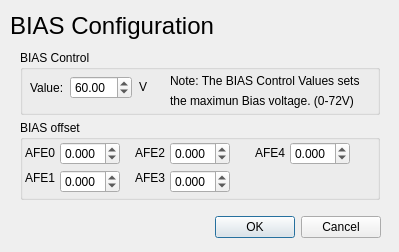
<?xml version="1.0" encoding="UTF-8"?>
<ui version="4.0">
 <class>DialogBiasConfiguration</class>
 <widget class="QDialog" name="DialogBiasConfiguration">
  <property name="geometry">
   <rect>
    <x>0</x>
    <y>0</y>
    <width>399</width>
    <height>252</height>
   </rect>
  </property>
  <property name="windowTitle">
   <string>Dialog</string>
  </property>
  <widget class="QDialogButtonBox" name="buttonBox">
   <property name="geometry">
    <rect>
     <x>210</x>
     <y>210</y>
     <width>171</width>
     <height>35</height>
    </rect>
   </property>
   <property name="orientation">
    <enum>Qt::Horizontal</enum>
   </property>
   <property name="standardButtons">
    <set>QDialogButtonBox::Cancel|QDialogButtonBox::Ok</set>
   </property>
  </widget>
  <widget class="QLabel" name="label">
   <property name="geometry">
    <rect>
     <x>10</x>
     <y>10</y>
     <width>281</width>
     <height>31</height>
    </rect>
   </property>
   <property name="font">
    <font>
     <pointsize>18</pointsize>
    </font>
   </property>
   <property name="text">
    <string>BIAS Configuration</string>
   </property>
  </widget>
  <widget class="QGroupBox" name="groupBox">
   <property name="geometry">
    <rect>
     <x>20</x>
     <y>50</y>
     <width>360</width>
     <height>65</height>
    </rect>
   </property>
   <property name="title">
    <string>BIAS Control</string>
   </property>
   <widget class="QDoubleSpinBox" name="spinBoxBiasControl">
    <property name="geometry">
     <rect>
      <x>50</x>
      <y>26</y>
      <width>62</width>
      <height>23</height>
     </rect>
    </property>
    <property name="maximum">
     <double>72.000000000000000</double>
    </property>
    <property name="value">
     <double>60.000000000000000</double>
    </property>
   </widget>
   <widget class="QLabel" name="label_2">
    <property name="geometry">
     <rect>
      <x>10</x>
      <y>30</y>
      <width>41</width>
      <height>16</height>
     </rect>
    </property>
    <property name="text">
     <string>Value:</string>
    </property>
   </widget>
   <widget class="QLabel" name="label_3">
    <property name="geometry">
     <rect>
      <x>150</x>
      <y>20</y>
      <width>211</width>
      <height>21</height>
     </rect>
    </property>
    <property name="text">
     <string>Note: The BIAS Control Values sets</string>
    </property>
   </widget>
   <widget class="QLabel" name="label_4">
    <property name="geometry">
     <rect>
      <x>150</x>
      <y>40</y>
      <width>211</width>
      <height>21</height>
     </rect>
    </property>
    <property name="text">
     <string>the maximun Bias voltage. (0-72V)</string>
    </property>
   </widget>
   <widget class="QLabel" name="label_5">
    <property name="geometry">
     <rect>
      <x>119</x>
      <y>26</y>
      <width>16</width>
      <height>21</height>
     </rect>
    </property>
    <property name="text">
     <string>V</string>
    </property>
   </widget>
  </widget>
  <widget class="QGroupBox" name="groupBox_2">
   <property name="geometry">
    <rect>
     <x>20</x>
     <y>120</y>
     <width>360</width>
     <height>80</height>
    </rect>
   </property>
   <property name="title">
    <string>BIAS offset</string>
   </property>
   <widget class="QDoubleSpinBox" name="spinBox_AFE0_BiasOffset">
    <property name="geometry">
     <rect>
      <x>40</x>
      <y>22</y>
      <width>60</width>
      <height>23</height>
     </rect>
    </property>
    <property name="decimals">
     <number>3</number>
    </property>
    <property name="minimum">
     <double>-5.000000000000000</double>
    </property>
    <property name="maximum">
     <double>5.000000000000000</double>
    </property>
    <property name="singleStep">
     <double>0.100000000000000</double>
    </property>
   </widget>
   <widget class="QDoubleSpinBox" name="spinBox_AFE1_BiasOffset">
    <property name="geometry">
     <rect>
      <x>40</x>
      <y>50</y>
      <width>60</width>
      <height>23</height>
     </rect>
    </property>
    <property name="decimals">
     <number>3</number>
    </property>
    <property name="minimum">
     <double>-5.000000000000000</double>
    </property>
    <property name="maximum">
     <double>5.000000000000000</double>
    </property>
    <property name="singleStep">
     <double>0.100000000000000</double>
    </property>
   </widget>
   <widget class="QDoubleSpinBox" name="spinBox_AFE2_BiasOffset">
    <property name="geometry">
     <rect>
      <x>150</x>
      <y>22</y>
      <width>60</width>
      <height>23</height>
     </rect>
    </property>
    <property name="decimals">
     <number>3</number>
    </property>
    <property name="minimum">
     <double>-5.000000000000000</double>
    </property>
    <property name="maximum">
     <double>5.000000000000000</double>
    </property>
    <property name="singleStep">
     <double>0.100000000000000</double>
    </property>
   </widget>
   <widget class="QDoubleSpinBox" name="spinBox_AFE3_BiasOffset">
    <property name="geometry">
     <rect>
      <x>150</x>
      <y>50</y>
      <width>60</width>
      <height>23</height>
     </rect>
    </property>
    <property name="decimals">
     <number>3</number>
    </property>
    <property name="minimum">
     <double>-5.000000000000000</double>
    </property>
    <property name="maximum">
     <double>5.000000000000000</double>
    </property>
    <property name="singleStep">
     <double>0.100000000000000</double>
    </property>
   </widget>
   <widget class="QDoubleSpinBox" name="spinBox_AFE4_BiasOffset">
    <property name="geometry">
     <rect>
      <x>270</x>
      <y>22</y>
      <width>60</width>
      <height>23</height>
     </rect>
    </property>
    <property name="decimals">
     <number>3</number>
    </property>
    <property name="minimum">
     <double>-5.000000000000000</double>
    </property>
    <property name="maximum">
     <double>5.000000000000000</double>
    </property>
    <property name="singleStep">
     <double>0.100000000000000</double>
    </property>
   </widget>
   <widget class="QLabel" name="label_6">
    <property name="geometry">
     <rect>
      <x>5</x>
      <y>25</y>
      <width>31</width>
      <height>16</height>
     </rect>
    </property>
    <property name="text">
     <string>AFE0</string>
    </property>
   </widget>
   <widget class="QLabel" name="label_7">
    <property name="geometry">
     <rect>
      <x>5</x>
      <y>50</y>
      <width>31</width>
      <height>16</height>
     </rect>
    </property>
    <property name="text">
     <string>AFE1</string>
    </property>
   </widget>
   <widget class="QLabel" name="label_8">
    <property name="geometry">
     <rect>
      <x>115</x>
      <y>25</y>
      <width>31</width>
      <height>16</height>
     </rect>
    </property>
    <property name="text">
     <string>AFE2</string>
    </property>
   </widget>
   <widget class="QLabel" name="label_9">
    <property name="geometry">
     <rect>
      <x>115</x>
      <y>50</y>
      <width>31</width>
      <height>16</height>
     </rect>
    </property>
    <property name="text">
     <string>AFE3</string>
    </property>
   </widget>
   <widget class="QLabel" name="label_10">
    <property name="geometry">
     <rect>
      <x>235</x>
      <y>25</y>
      <width>31</width>
      <height>16</height>
     </rect>
    </property>
    <property name="text">
     <string>AFE4</string>
    </property>
   </widget>
  </widget>
 </widget>
 <resources/>
 <connections>
  <connection>
   <sender>buttonBox</sender>
   <signal>accepted()</signal>
   <receiver>DialogBiasConfiguration</receiver>
   <slot>accept()</slot>
   <hints>
    <hint type="sourcelabel">
     <x>248</x>
     <y>254</y>
    </hint>
    <hint type="destinationlabel">
     <x>157</x>
     <y>274</y>
    </hint>
   </hints>
  </connection>
  <connection>
   <sender>buttonBox</sender>
   <signal>rejected()</signal>
   <receiver>DialogBiasConfiguration</receiver>
   <slot>reject()</slot>
   <hints>
    <hint type="sourcelabel">
     <x>316</x>
     <y>260</y>
    </hint>
    <hint type="destinationlabel">
     <x>286</x>
     <y>274</y>
    </hint>
   </hints>
  </connection>
 </connections>
</ui>
